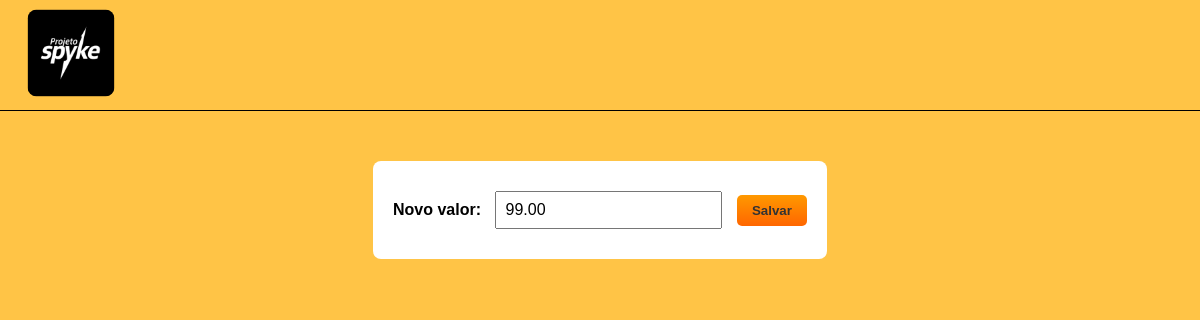
The page /alterar_preco.php (signed in) on the database as committed earlier.
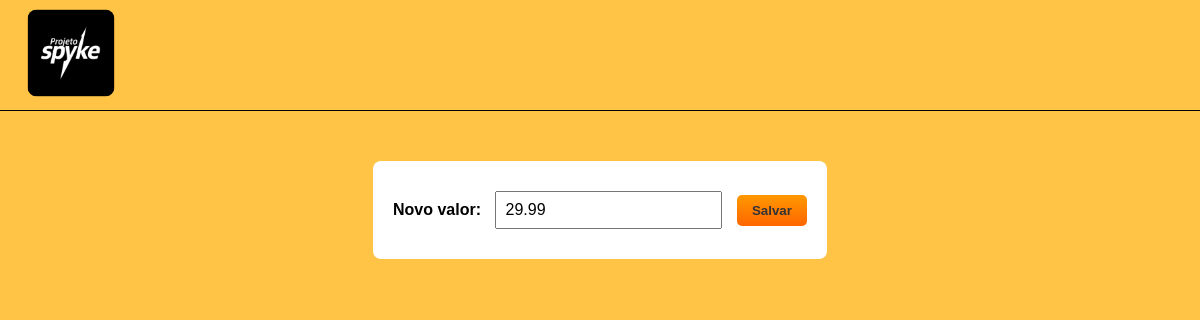
The same page on the database as committed later.
### tables this page shows
CREATE TABLE sistema_de_pagamento (
    id_sistema INT PRIMARY KEY AUTO_INCREMENT,
    metodo VARCHAR(50),
    valor DECIMAL(10,2)
);

### alterar_preco.php (the view, shortened to what this page needs)
<?php
include 'conexao.php';
$valor_atual = 0;
$pega = $conn->query("SELECT valor FROM sistema_de_pagamento LIMIT 1");
if ($pega && $pega->num_rows > 0) {
    $valor_atual = $pega->fetch_assoc()['valor'];
}
?>
<!DOCTYPE html>
<html lang="pt-br">
<head>
</head>
<body>
   <header class="topo">
        <a href="painel.php">
            <img src="./imagens/logospike.png" class="logo" alt="Logo">
        </a>
    </header>
<form method="post">
    <label><strong>Novo valor:</strong></label>
    <input type="number" step="0.01" name="valor" value="<?php echo $valor_atual; ?>" required>
    <button type="submit">Salvar</button>
</form>
</body>
</html>

Rows that differ between the two databases and show on the page:
changed sistema_de_pagamento: valor "99.00" → "29.99"
